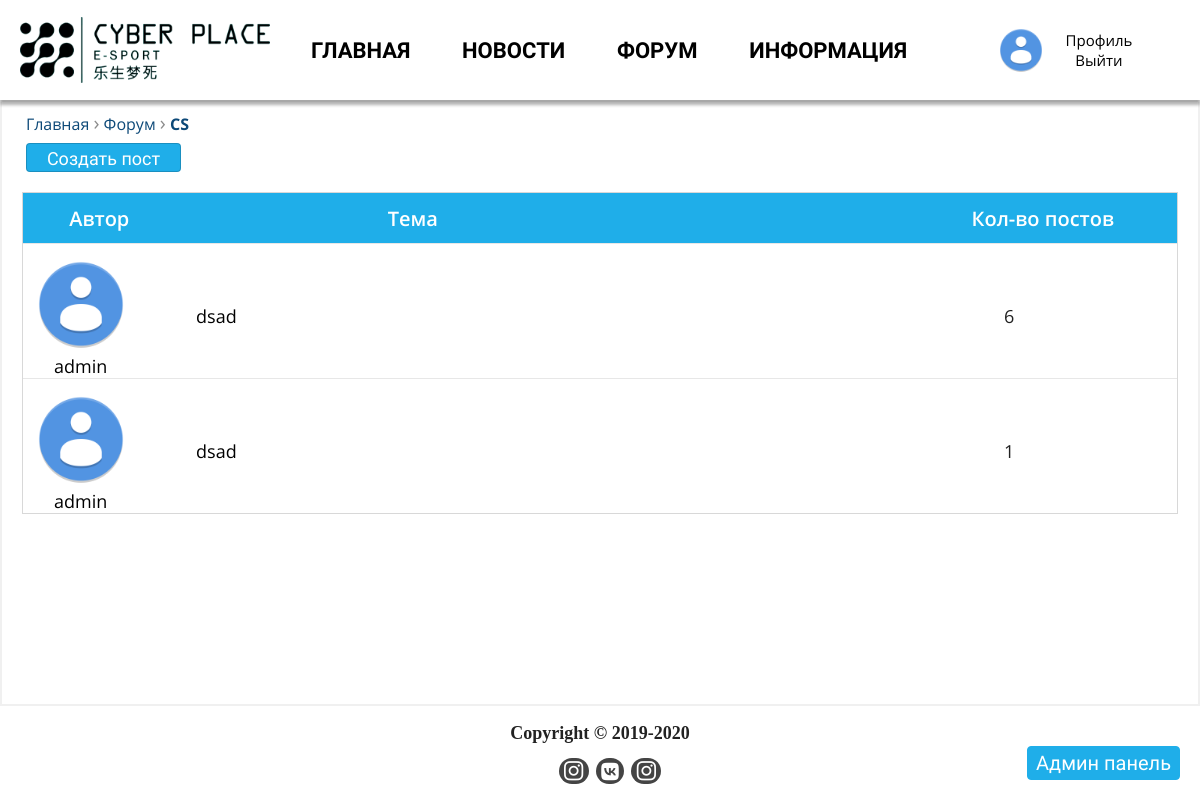
/forum/1/ (signed in), run on the app's committed database.
### userProfile/models.py (models this page shows, shortened)
class User(AbstractUser):
    username = models.CharField('имя пользователя', max_length=150,unique=True, help_text=_('Required. 150 characters or fewer. Letters, digits and @/./+/-/_ only.'),
        validators=[validators.user_slug],
        error_messages={'unique': _("Пользователь с таким именем уже существует."),},
    )
    email = models.EmailField(_('Адрес электронной почты'), blank=False)
    get_news = models.BooleanField('Получать новости', default= False)
    image = models.ImageField('фото',upload_to='UserAvatars', default = 'UserAvatars/default.png')
    image_small = ImageSpecField([Adjust(contrast=1, sharpness=1),ResizeToFill(260, 256)], source='image',format='JPEG', options={'quality': 90})
    slug = models.SlugField('слыка на профиль', default = '')
    patronymic = models.CharField('Отчество', max_length=30, blank=True)
    dateBirth = models.DateField('дата рождения',blank=True, null=True)
    phone_validator = RegexValidator('^((8|\+7)[\- ]?)?(\(?\d{3}\)?[\- ]?)?[\d\- ]{7,10}$', message="Введите правильный номер.")
    phone = models.CharField('телефон',validators=[phone_validator],max_length = 30, blank=True, default='')
    skype = models.CharField('скайп', max_length = 30, blank=True, default="")
    addres = models.TextField('адресс', max_length = 200, blank=True, default="")
    friends = models.ManyToManyField("User", blank=True, verbose_name="Друзья", help_text = 'Удерживайте "Control", или "Command" на Mac, чтобы выбрать больше одного пользователя /// ')
    GENDER_CHOICES = (
        ('М', 'Мужской'),
        ('Ж', 'Женский'),
    )
    gender = models.CharField("Пол", max_length=1, choices=GENDER_CHOICES, null=True, blank=True)
    class Meta:
        verbose_name = 'Пользователя'
        verbose_name_plural = 'Пользователи'

### forum/models.py (models this page shows, shortened)
class ForumTop(models.Model):
    forumTitle = models.ForeignKey(ForumTitle, on_delete=models.CASCADE, verbose_name="Раздел")
    name = models.CharField("Название", max_length = 50)
    post_count = models.IntegerField("Колличество подтем", default=0)
    image = models.ImageField('Изоображение', default='')
    class Meta:
        verbose_name = 'Тему'
        verbose_name_plural = 'Темы'

class ForumMiddle(models.Model):
    forumTop = models.ForeignKey(ForumTop, on_delete=models.CASCADE, verbose_name="Тема")
    name = models.CharField("Название", max_length = 50)
    user = models.ForeignKey(User, on_delete=models.SET(get_sentinel_user), verbose_name="Создатель", null=True)
    date_create = models.DateTimeField("Дата создания", default = timezone.now)
    post_count = models.IntegerField("Колличество сообщений", default=0)
    class Meta:
        verbose_name = 'Подтему'
        verbose_name_plural = 'Подтемы'

### forum/views.py (the view, shortened to what this page needs)
# urls.py: path('<int:id>/', views.ForumTopView.as_view(), name='forumTop'),
class ForumTopView(FormView, DetailView, MultipleObjectMixin):
    model = ForumTop
    template_name = "forum/forumTop.html"
    pk_url_kwarg = 'id'
    context_object_name = 'forumTop'
    paginate_by = 10
    form2 = ForumMessageForm()
    form_class = ForumMiddleForm
    def get_context_data(self, **kwargs):
        object_list = ForumMiddle.objects.filter(forumTop=self.get_object()).order_by('-post_count')
        context = super(ForumTopView, self).get_context_data(object_list=object_list, form2=self.form2, **kwargs)
        return context

### templates/forum/forumTop.html (shortened to what this page needs)
{% extends 'index.html' %}
{% block content %}
{% load profile_tags %}
<div class="container">
    <div class="forum-navi">
        <a href="{% url 'main:index' %}">Главная</a>
        <span>&#8250;</span>
        <a href="{% url 'forum:forum' %}">Форум</a>
        <span>&#8250;</span>
        <a class="active" href="{% url 'forum:forumTop' forumTop.id %}">{{forumTop.name}}</a>
    </div>
    <p class="java-write-message create-message">Создать пост</p>
    <div class="forum-top">
        <div class="forum-titles">
            <p>Автор</p>
            <p>Тема</p>
            <p>Кол-во постов</p>
        </div>
        {% for forumMiddle in object_list  %}
        <div class="forum-block">
            <a class="block-img"> <img src="{{forumMiddle.user.image_small.url}}" alt=""> <p class="author">{{forumMiddle.user.username}}</p></a>
            <a class="block-text" href="{% url 'forum:forumMiddle' forumTop.id forumMiddle.id %}">{{forumMiddle.name}}</a>
            <p>{{forumMiddle.post_count}}</p>
        </div>
        {% endfor %}
    </div>
</div>
{% endblock %}

### templates/index.html (shortened to what this page needs)
<!DOCTYPE html>
{% load static %}
{% load profile_tags %}
<html lang="Ru-ru">
<head>
    <link rel="stylesheet" href="{% static 'libs/jquery/plugins/slick/slick.min.css' %}" />
    <link rel="stylesheet" href="{% static 'css/main.css' %}">
</head>
<body>
    <div class="wrapper">
        {% if user.is_authenticated and user.is_staff %}
        <div class="admin-panel">
            <a href="/admin">Админ панель</a>
        </div>
        {% endif %}
        <header>
            <div class="container">
            <div class="header__logo">
                <a href="{%url 'main:index' %}"><img src="{% static 'images/logo.png' %}" alt=""></a>
            </div>
            <nav class="nav__js">
                <div class="nav__list">
                    <a href="{%url 'main:index' %}" class="nav-item">Главная</a>
                    <a href="{%url 'news:news' %}" class="nav-item">Новости</a>
                    <a href="{%url 'forum:forum' %}" class="nav-item">Форум</a>
                    <a href="{% url 'main:info' %}" class="nav-item">Информация</a>
                </div>
            </nav>
                {% if user.is_authenticated %}
                <div data-id="{{user.id}}" class="profile__opinion logout">
                    <div class="profile__background">
                        <a href="{% url 'profile:profile' user.slug %}"><img src="{{ user.image_small.url }}" alt=""></a>
                        <div class="links">
                            <a href="{% url 'profile:profile' user.slug %}">Профиль</a>
                            <a href="{% url 'accounts:logout'%} ">Выйти</a>
                        </div>
                    </div>
                </div>
                {% else %}
                <div class="login"><a href="{% url 'accounts:login' %}?next={{request.path}}"><span class="fas fa-sign-in-alt"></span>Войти</a></div>
                {% endif %}
            </div>
        </header>
        {% block content%}{% endblock %}
        <div class="footer">
            <div class="coperite">
                <strong>Copyright © 2019-2020</strong>
            </div>
            <div class="footer-links">
                <ul>
                    <li><a class="inst" title="Инстаграм Клин" href="https://www.instagram.com/cyber__place/?igshid=1odgo49e05gf2"><i class="fab fa-instagram"></i></a></li>
                    <li><a class="vkont" title="Вконтакте" href="https://vk.com/cyberplace_klin"><i class="fab fa-vk"></i></a></li>
                    <li><a class="inst" title="Инстаграм Солнечногорск" href="https://www.instagram.com/cyberplace_solnecnogorsk/"><i class="fab fa-instagram"></i></a></li>
                </ul>
            </div>
        </div>
    </div>
</body>
</html>

### data on the page
User: image_small (placeholder picture)
ForumTop: name "CS"
ForumMiddle: user.image_small (placeholder picture), user.username "admin", name "dsad", post_count "6"
ForumMiddle: user.image_small (placeholder picture), user.username "admin", name "dsad", post_count "1"
